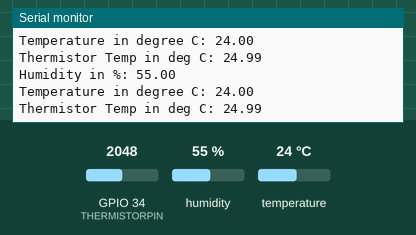
The sketch below on a simulated ESP32. Parts: the last lines printed to the serial monitor. The test bench sets the inputs (shaded band); at power-on: humidity 55 %, GPIO 34 (THERMISTORPIN) = 2048, temperature 24 °C.

Above: at 5.8 s.
5.9 s: humidity set to 22 %
At 9.2 s:
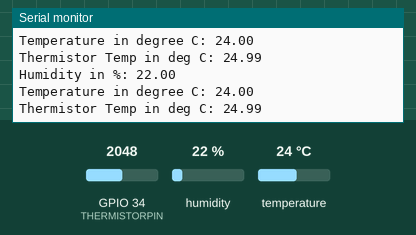
10.1 s: GPIO 34 (THERMISTORPIN) set to 2866
At 11.7 s:
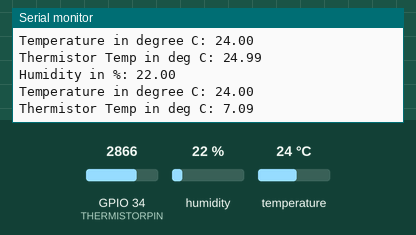
14.3 s: temperature set to 12 °C
At 18.0 s:
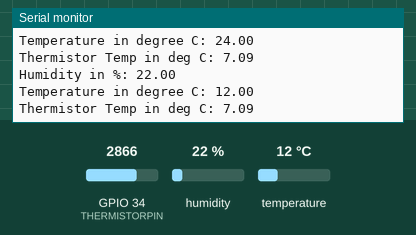
18.5 s: GPIO 34 (THERMISTORPIN) set to 3603
At 20.5 s:
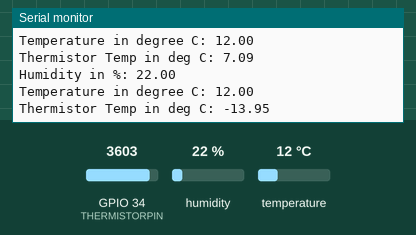
22.7 s: humidity set to 40 %
At 24.3 s:
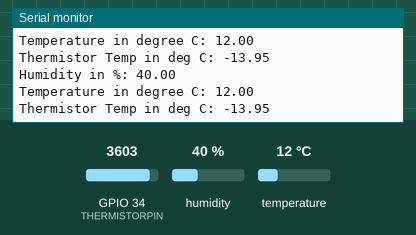
Timing chart, 0 to 25.8 s (numbered marks = the images above; inputs shaded):
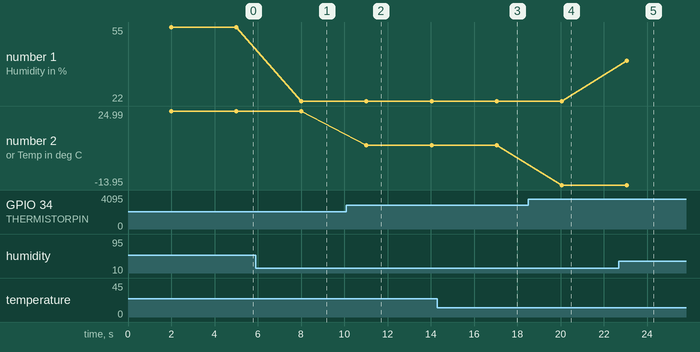

Measured:
- after the input at 5.9 s, the serial monitor: prints a new line after 2.1 s (image 1)
- after the input at 10.1 s, the serial monitor: prints a new line after 0.93 s (image 2)
- after the input at 14.3 s, the serial monitor: prints a new line after 2.7 s (image 3)
- after the input at 18.5 s, the serial monitor: prints a new line after 1.5 s (image 4)
- after the input at 22.7 s, the serial monitor: prints a new line after 0.36 s (image 5)
- plotted number 1: 55 → 22 after the input at 5.9 s, 22 → 40 after the input at 22.7 s
- plotted number 2: 24.99 → 7.09 after the input at 10.1 s, 7.09 → -13.95 after the input at 18.5 s

The sketch:

Testing_ESP32_Test_6_A.ino
```cpp
#include "DHT.h"
#include "math.h"

#define DHTPIN 23
#define DHTTYPE DHT22

#define THERMISTORPIN 34

DHT dht(DHTPIN, DHTTYPE);

const float SeriesResistor = 10000; // 10 k resistor
const float NominalResistance = 10000; // resistance at 25 degrees
const float NominalTemperature = 25.0;
const float BCoefficient = 3950.0; // Spec sheet
const float ADCMax = 4095.0; // ESP32 ADC resolution

void setup() {
  // put your setup code here, to run once:

  Serial.begin(115200);
  Serial.println("Initializing");
  dht.begin();
}

void loop() {
  // put your main code here, to run repeatedly:

  delay(2000);

  float humidity = dht.readHumidity();
  float temperature = dht.readTemperature();

  if (isnan(humidity) || isnan(temperature))
  {
    Serial.println("Not reading data from DHT 22");
  }

  Serial.print("Humidity in %: ");
  Serial.println(humidity);
  Serial.print("Temperature in degree C: ");
  Serial.println(temperature);

  float AdcVal = analogRead(THERMISTORPIN);

  if (AdcVal >= ADCMax) AdcVal - ADCMax - 1;
  if (AdcVal <= 0) AdcVal = 1;
  // To avoid issues with /0

  float resistance = SeriesResistor / ((ADCMax/AdcVal) - 1.0);

  float steinhart;
  steinhart = resistance / NominalResistance;
  steinhart = log(steinhart);
  steinhart /= BCoefficient;
  steinhart += 1.0/(NominalTemperature + 273.15);
  steinhart = 1.0/steinhart;

  float tempC = steinhart - 273.15;

  Serial.print("Thermistor Temp in deg C: ");
  Serial.println(tempC);

  delay(1000);

}
```
